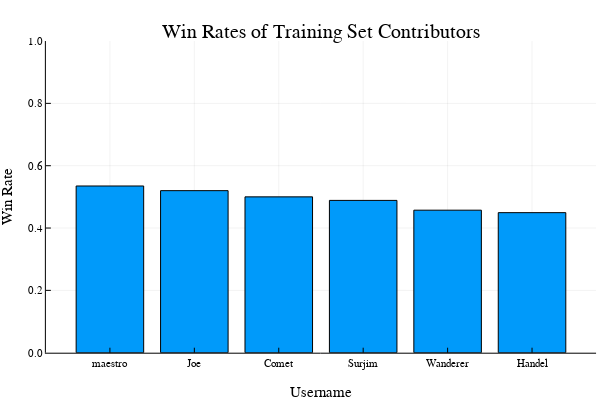

Here is the notebook cell this chart was saved with:
### Code cell
winrates_order = sortperm(player_stats[:,"win_rate"].*-1)

bar(
    player_stats[winrates_order,"win_rate"],
    xticks = (1:nrow(player_stats), player_stats[winrates_order,"username"]),
    ylims = (0,1),
    title = "Win Rates of Training Set Contributors",
    xlabel = "Username",
    ylabel = "Win Rate",
    legend = false
)

### Figure 1 — Plotly figure (JSON) as saved in the notebook; plotly's stock layout.template omitted (floating-point values rounded to 4 significant figures)
{"data": [{"fill": "tozeroy", "fillcolor": "rgba(0, 154, 250, 1.000)", "legendgroup": "y1", "line": {"color": "rgba(0, 0, 0, 1.000)", "dash": "solid", "width": 1}, "mode": "lines", "name": "y1", "showlegend": true, "type": "scatter", "x": [0.6, 0.6, 1.4, 1.4, 0.6, 0.6], "xaxis": "x1", "y": [0.5349, 0, 0, 0.5349, 0.5349, 0.5349], "yaxis": "y1"}, {"fill": "tozeroy", "fillcolor": "rgba(0, 154, 250, 1.000)", "legendgroup": "y1", "line": {"color": "rgba(0, 0, 0, 1.000)", "dash": "solid", "width": 1}, "mode": "lines", "name": "y1", "showlegend": false, "type": "scatter", "x": [1.6, 1.6, 2.4, 2.4, 1.6, 1.6], "xaxis": "x1", "y": [0.52, 0, 0, 0.52, 0.52, 0.52], "yaxis": "y1"}, {"fill": "tozeroy", "fillcolor": "rgba(0, 154, 250, 1.000)", "legendgroup": "y1", "line": {"color": "rgba(0, 0, 0, 1.000)", "dash": "solid", "width": 1}, "mode": "lines", "name": "y1", "showlegend": false, "type": "scatter", "x": [2.6, 2.6, 3.4, 3.4, 2.6, 2.6], "xaxis": "x1", "y": [0.5, 0, 0, 0.5, 0.5, 0.5], "yaxis": "y1"}, {"fill": "tozeroy", "fillcolor": "rgba(0, 154, 250, 1.000)", "legendgroup": "y1", "line": {"color": "rgba(0, 0, 0, 1.000)", "dash": "solid", "width": 1}, "mode": "lines", "name": "y1", "showlegend": false, "type": "scatter", "x": [3.6, 3.6, 4.4, 4.4, 3.6, 3.6], "xaxis": "x1", "y": [0.4887, 0, 0, 0.4887, 0.4887, 0.4887], "yaxis": "y1"}, {"fill": "tozeroy", "fillcolor": "rgba(0, 154, 250, 1.000)", "legendgroup": "y1", "line": {"color": "rgba(0, 0, 0, 1.000)", "dash": "solid", "width": 1}, "mode": "lines", "name": "y1", "showlegend": false, "type": "scatter", "x": [4.6, 4.6, 5.4, 5.4, 4.6, 4.6], "xaxis": "x1", "y": [0.4573, 0, 0, 0.4573, 0.4573, 0.4573], "yaxis": "y1"}, {"fill": "tozeroy", "fillcolor": "rgba(0, 154, 250, 1.000)", "legendgroup": "y1", "line": {"color": "rgba(0, 0, 0, 1.000)", "dash": "solid", "width": 1}, "mode": "lines", "name": "y1", "showlegend": false, "type": "scatter", "x": [5.6, 5.6, 6.4, 6.4, 5.6, 5.6], "xaxis": "x1", "y": [0.4494, 0, 0, 0.4494, 0.4494, 0.4494], "yaxis": "y1"}, {"colorbar": {"title": ""}, "legendgroup": "y1", "marker": {"color": "rgba(0, 154, 250, 0.000)", "line": {"color": "rgba(0, 0, 0, 0.000)", "width": 1}, "size": 0, "symbol": "circle"}, "mode": "markers", "name": "y1", "showlegend": false, "type": "scatter", "x": [1, 2, 3, 4, 5, 6], "xaxis": "x", "y": [0.5349, 0.52, 0.5, 0.4887, 0.4573, 0.4494], "yaxis": "y", "zmax": null, "zmin": null}], "layout": {"annotations": [{"font": {"color": "rgba(0, 0, 0, 1.000)", "family": "sans-serif", "size": 20}, "rotation": 0, "showarrow": false, "text": "Win Rates of Training Set Contributors", "x": 0.535, "xanchor": "center", "xref": "paper", "y": 1, "yanchor": "top", "yref": "paper"}], "height": 400, "margin": {"b": 20, "l": 0, "r": 0, "t": 20}, "paper_bgcolor": "rgba(255, 255, 255, 1.000)", "plot_bgcolor": "rgba(255, 255, 255, 1.000)", "showlegend": false, "width": 600, "xaxis": {"anchor": "y", "domain": [0.07647, 0.9934], "gridcolor": "rgba(0, 0, 0, 0.100)", "gridwidth": 0.5, "linecolor": "rgba(0, 0, 0, 1.000)", "mirror": false, "range": [0.2416, 6.758], "showgrid": true, "showline": true, "showticklabels": true, "tickangle": 0, "tickcolor": "rgb(0, 0, 0)", "tickfont": {"color": "rgba(0, 0, 0, 1.000)", "family": "sans-serif", "size": 11}, "tickmode": "array", "ticks": "inside", "ticktext": ["maestro", "Joe", "Comet", "Surjim", "Wanderer", "Handel"], "tickvals": [1, 2, 3, 4, 5, 6], "title": "Username", "titlefont": {"color": "rgba(0, 0, 0, 1.000)", "family": "sans-serif", "size": 15}, "type": "-", "visible": true, "zeroline": false, "zerolinecolor": "rgba(0, 0, 0, 1.000)"}, "yaxis": {"anchor": "x", "domain": [0.07581, 0.9415], "gridcolor": "rgba(0, 0, 0, 0.100)", "gridwidth": 0.5, "linecolor": "rgba(0, 0, 0, 1.000)", "mirror": false, "range": [0, 1], "showgrid": true, "showline": true, "showticklabels": true, "tickangle": 0, "tickcolor": "rgb(0, 0, 0)", "tickfont": {"color": "rgba(0, 0, 0, 1.000)", "family": "sans-serif", "size": 11}, "tickmode": "array", "ticks": "inside", "ticktext": ["0.0", "0.2", "0.4", "0.6", "0.8", "1.0"], "tickvals": [0, 0.2, 0.4, 0.6, 0.8, 1], "title": "Win Rate", "titlefont": {"color": "rgba(0, 0, 0, 1.000)", "family": "sans-serif", "size": 15}, "type": "-", "visible": true, "zeroline": false, "zerolinecolor": "rgba(0, 0, 0, 1.000)"}}}
